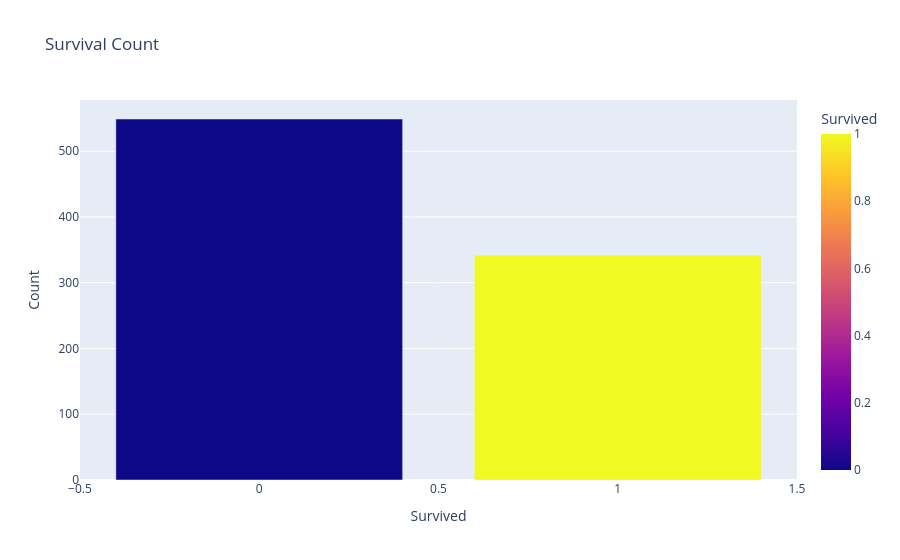

Notebook source saved alongside this figure:
### Code cell
survival_count = df["Survived"].value_counts().reset_index()
survival_count.columns = ["Survived", "Count"]

fig = px.bar(
    survival_count,
    x="Survived",
    y="Count",
    color="Survived",
    title="Survival Count"
)

fig.show()

### Figure 1 — Plotly figure (JSON) as saved in the notebook; plotly's stock layout.template omitted (floating-point values rounded to 4 significant figures)
{"data": [{"hovertemplate": "Survived=%{marker.color}<br>Count=%{y}<extra></extra>", "legendgroup": "", "marker": {"color": [0, 1], "coloraxis": "coloraxis", "pattern": {"shape": ""}}, "name": "", "orientation": "v", "showlegend": false, "textposition": "auto", "type": "bar", "x": [0, 1], "xaxis": "x", "y": [549, 342], "yaxis": "y"}], "layout": {"barmode": "relative", "coloraxis": {"colorbar": {"title": {"text": "Survived"}}, "colorscale": [[0, "#0d0887"], [0.1111, "#46039f"], [0.2222, "#7201a8"], [0.3333, "#9c179e"], [0.4444, "#bd3786"], [0.5556, "#d8576b"], [0.6667, "#ed7953"], [0.7778, "#fb9f3a"], [0.8889, "#fdca26"], [1, "#f0f921"]]}, "legend": {"tracegroupgap": 0}, "title": {"text": "Survival Count"}, "xaxis": {"anchor": "y", "domain": [0, 1], "title": {"text": "Survived"}}, "yaxis": {"anchor": "x", "domain": [0, 1], "title": {"text": "Count"}}}}
